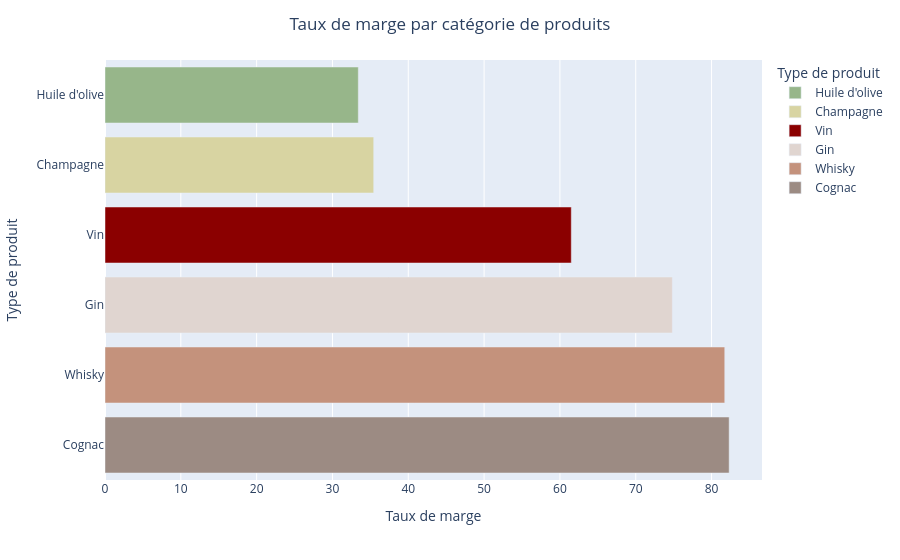

This figure's notebook cell:
### Code cell
#Création d'un dataframe avec le taux de marge moyen par type de produit
df_tx_marge_moyen = df_merge.groupby('product_type')['taux_marge'].mean().round(2).reset_index()
df_tx_marge_moyen = df_tx_marge_moyen.sort_values('taux_marge', ascending=True)
display(df_tx_marge_moyen)

#Affichage dans un graphique du taux de marge par type de produit
palette2 = ["#97B68A","#D8D4A2","#8B0000", "#E0D5D0","#C4927C","#9C8B83"]
figure5 = px.bar(df_tx_marge_moyen, x = 'taux_marge', y = 'product_type', color='product_type', labels={'taux_marge': 'Taux de marge', 'product_type':'Type de produit'}, color_discrete_sequence=palette2)
figure5.update_layout(title_text = 'Taux de marge par catégorie de produits',title_x=0.5)
figure5.show()

### Figure 1 — Plotly figure (JSON) as saved in the notebook; plotly's stock layout.template omitted (floating-point values rounded to 4 significant figures)
{"data": [{"hovertemplate": "Type de produit=%{y}<br>Taux de marge=%{x}<extra></extra>", "legendgroup": "Huile d'olive", "marker": {"color": "#97B68A", "pattern": {"shape": ""}}, "name": "Huile d'olive", "orientation": "h", "showlegend": true, "textposition": "auto", "type": "bar", "x": [33.41], "xaxis": "x", "y": ["Huile d'olive"], "yaxis": "y"}, {"hovertemplate": "Type de produit=%{y}<br>Taux de marge=%{x}<extra></extra>", "legendgroup": "Champagne", "marker": {"color": "#D8D4A2", "pattern": {"shape": ""}}, "name": "Champagne", "orientation": "h", "showlegend": true, "textposition": "auto", "type": "bar", "x": [35.44], "xaxis": "x", "y": ["Champagne"], "yaxis": "y"}, {"hovertemplate": "Type de produit=%{y}<br>Taux de marge=%{x}<extra></extra>", "legendgroup": "Vin", "marker": {"color": "#8B0000", "pattern": {"shape": ""}}, "name": "Vin", "orientation": "h", "showlegend": true, "textposition": "auto", "type": "bar", "x": [61.5], "xaxis": "x", "y": ["Vin"], "yaxis": "y"}, {"hovertemplate": "Type de produit=%{y}<br>Taux de marge=%{x}<extra></extra>", "legendgroup": "Gin", "marker": {"color": "#E0D5D0", "pattern": {"shape": ""}}, "name": "Gin", "orientation": "h", "showlegend": true, "textposition": "auto", "type": "bar", "x": [74.83], "xaxis": "x", "y": ["Gin"], "yaxis": "y"}, {"hovertemplate": "Type de produit=%{y}<br>Taux de marge=%{x}<extra></extra>", "legendgroup": "Whisky", "marker": {"color": "#C4927C", "pattern": {"shape": ""}}, "name": "Whisky", "orientation": "h", "showlegend": true, "textposition": "auto", "type": "bar", "x": [81.74], "xaxis": "x", "y": ["Whisky"], "yaxis": "y"}, {"hovertemplate": "Type de produit=%{y}<br>Taux de marge=%{x}<extra></extra>", "legendgroup": "Cognac", "marker": {"color": "#9C8B83", "pattern": {"shape": ""}}, "name": "Cognac", "orientation": "h", "showlegend": true, "textposition": "auto", "type": "bar", "x": [82.32], "xaxis": "x", "y": ["Cognac"], "yaxis": "y"}], "layout": {"barmode": "relative", "legend": {"title": {"text": "Type de produit"}, "tracegroupgap": 0}, "margin": {"t": 60}, "title": {"text": "Taux de marge par catégorie de produits", "x": 0.5}, "xaxis": {"anchor": "y", "domain": [0, 1], "title": {"text": "Taux de marge"}}, "yaxis": {"anchor": "x", "categoryarray": ["Cognac", "Whisky", "Gin", "Vin", "Champagne", "Huile d'olive"], "categoryorder": "array", "domain": [0, 1], "title": {"text": "Type de produit"}}}}
